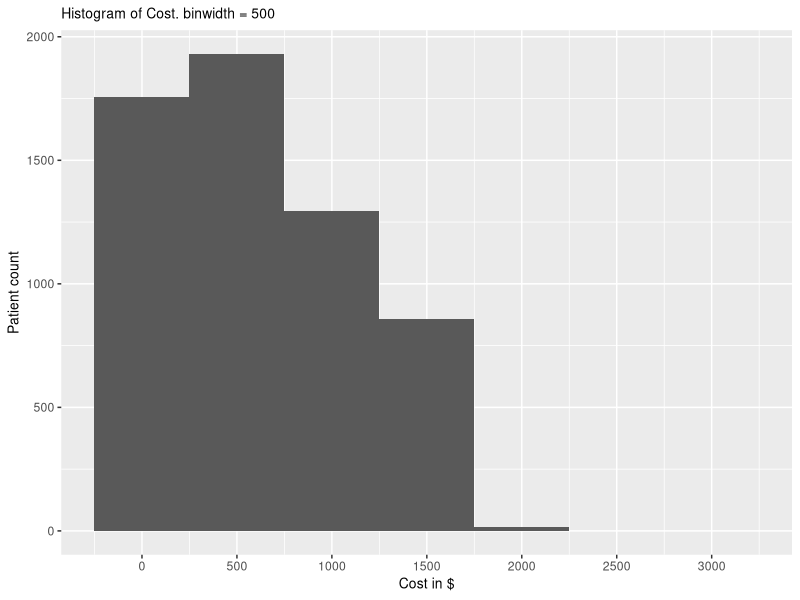
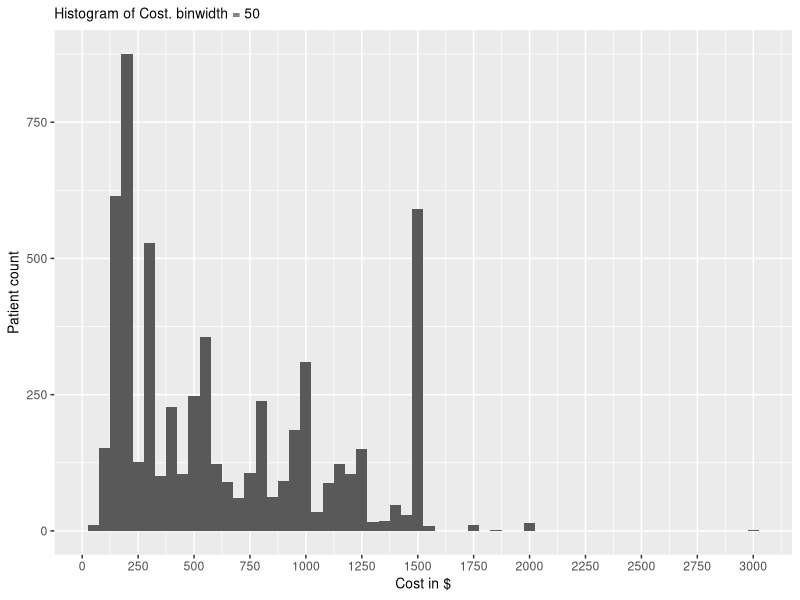
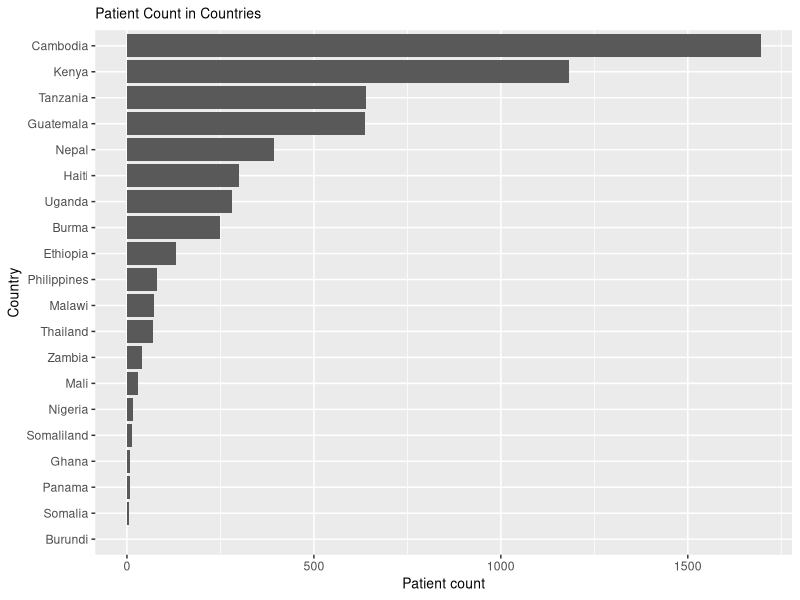
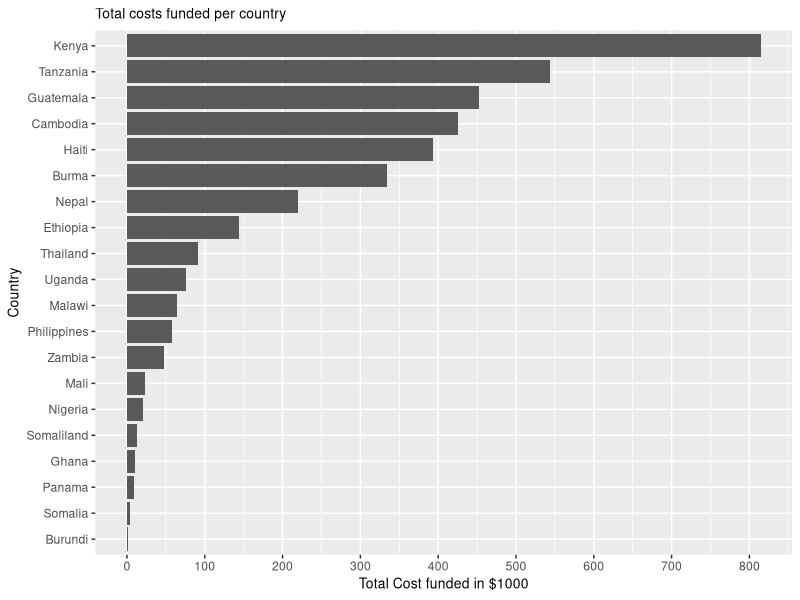
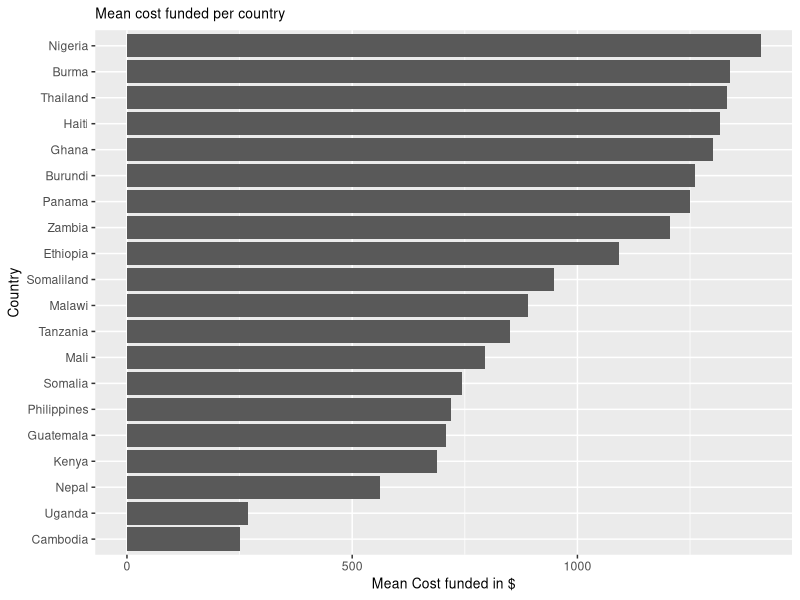
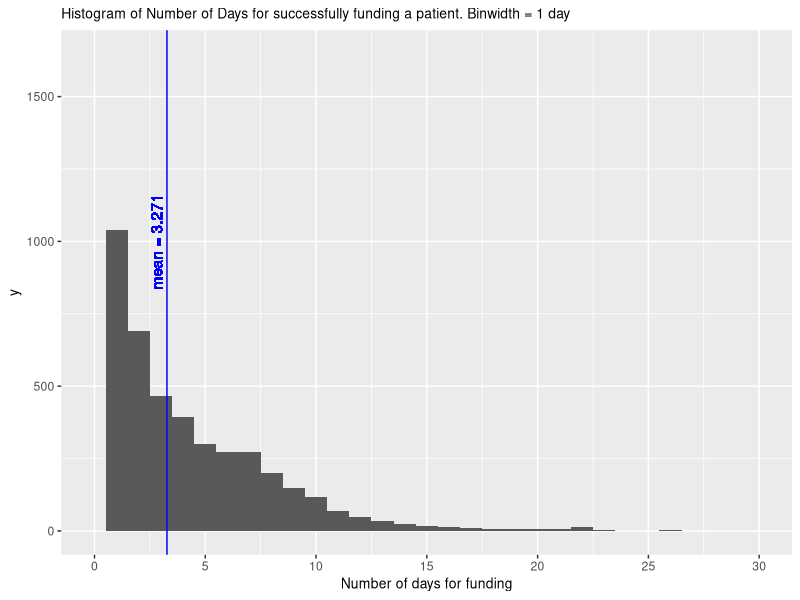
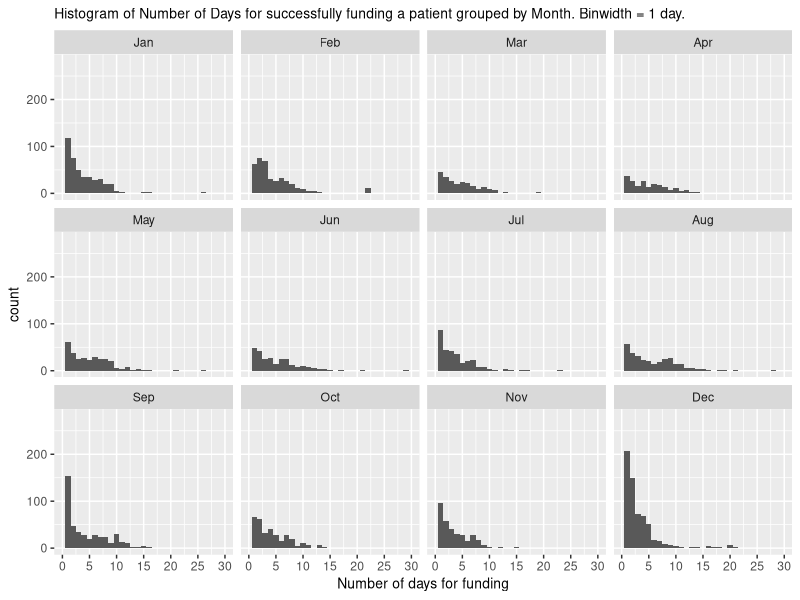
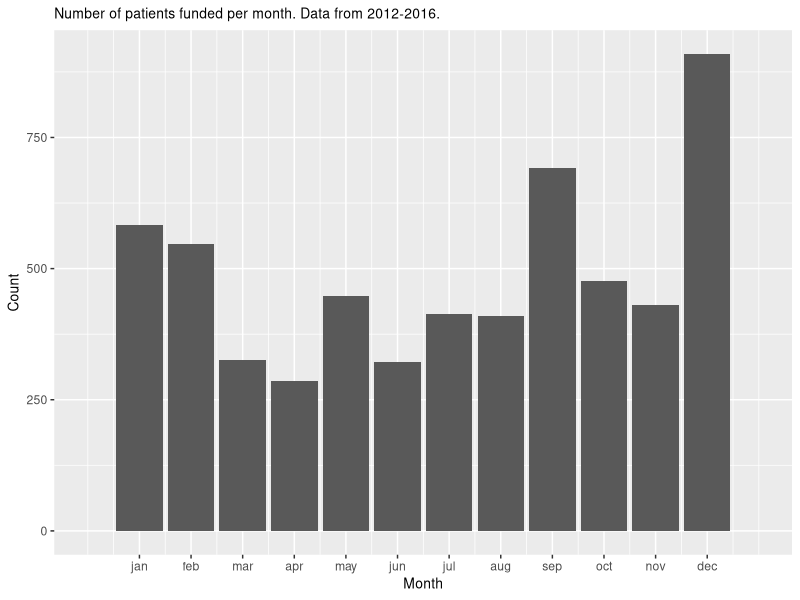

The R script that drew these images, in order:
## ---- chunk 1
library(dplyr)
library(ggplot2)

patientDF <- read.csv("Patients.csv", sep = ',')

# plot text adjustments
eleText <- element_text(size=10)
## ---- chunk 2
names(patientDF)
## ---- chunk 3
#To Analyze the data, we will add two more columns to the data set - "yearFunded" & "monthFunded".
patientDF$yearFunded <- as.numeric(strftime(as.Date(patientDF$Date.Funded), format = "%Y"))
patientDF$monthFunded <- as.numeric(strftime(as.Date(patientDF$Date.Funded), format = "%m"))
patientDF$monthFundedWord <- strftime(as.Date(patientDF$Date.Funded), format = "%b")
## ---- chunk 4
patientDF$Cost <- as.numeric(gsub("[$,]","", patientDF$Cost))
ggplot(data = patientDF, aes(x=Cost)) +
  geom_histogram(binwidth = 500) +
  scale_x_continuous(breaks = seq(0, max(patientDF$Cost), by=500)) +
  labs(title = "Histogram of Cost. binwidth = 500") +
  ylab("Patient count") +
  xlab("Cost in $") + 
  theme(plot.title = eleText, axis.title = eleText)

ggplot(data = patientDF, aes(x=Cost)) +
  geom_histogram(binwidth = 50) +
  scale_x_continuous(breaks = seq(0, max(patientDF$Cost), by=250)) +
  labs(title = "Histogram of Cost. binwidth = 50") +
  ylab("Patient count") +
  xlab("Cost in $") +
  theme(plot.title = eleText, axis.title = eleText)
## ---- chunk 5
summary(patientDF$Cost)
## ---- chunk 6
pByCountry <- group_by(patientDF, Country)
pCount_byCountry <- summarise(pByCountry, count = n())

pCount_byCountry$Country <- factor(pCount_byCountry$Country, levels = pCount_byCountry$Country[order(pCount_byCountry$count)])

ggplot(data = pCount_byCountry, aes(x = Country, y = count)) +
  geom_bar(stat = "identity") +
  coord_flip() +
  labs(title = "Patient Count in Countries") +
  ylab("Patient count") +
  theme(plot.title = eleText, axis.title = eleText)
## ---- chunk 7
cost_byCountry <- summarise(pByCountry, costCount = sum(Cost))

cost_byCountry$Country <- factor(cost_byCountry$Country, levels = cost_byCountry$Country[order(cost_byCountry$costCount)])

ggplot(data = cost_byCountry, aes(x = Country, y = costCount)) +
  geom_bar(stat= "identity") +
  coord_flip() +
  scale_y_continuous(ylab("Total Cost funded in $1000"), breaks = seq(0, 800000, by=100000), labels = seq(0, 800, by = 100)) +
  labs(title = "Total costs funded per country") +
  theme(plot.title = eleText, axis.title = eleText)
## ---- chunk 8
meancost_byCountry <- summarise(pByCountry, costCount = mean(Cost))

meancost_byCountry$Country <- factor(meancost_byCountry$Country, levels = meancost_byCountry$Country[order(meancost_byCountry$costCount)])

ggplot(data = meancost_byCountry, aes(x = Country, y = costCount)) +
  geom_bar(stat= "identity") +
  coord_flip() +
  scale_y_continuous(ylab("Mean Cost funded in $")) +
  labs(title = "Mean cost funded per country") +
  theme(plot.title = eleText, axis.title = eleText)
## ---- chunk 9
patientDF$numDaysFunded <- as.numeric(as.Date(patientDF$Date.Funded) - as.Date(patientDF$Date.Posted))
#nonNADaysFundedData = patientDF[!is.na(patientDF$numDaysFunded),]
nonNADaysFundedData = subset(patientDF, !is.na(patientDF$numDaysFunded))
summary(nonNADaysFundedData$numDaysFunded)

## ---- chunk 10
meanNumDays = mean(nonNADaysFundedData$numDaysFunded);
ggplot(data = nonNADaysFundedData, aes(x=numDaysFunded)) +
  geom_histogram(binwidth = 1) +
  scale_x_continuous(limits = c(0, 30), xlab("Number of days for funding"), breaks = seq(0, 30, by=5)) +
  geom_vline(xintercept = meanNumDays, color = "blue") +
  geom_text(aes(x=meanNumDays, label="mean = 3.271", y= 1000), colour="blue", angle=90, vjust = -0.4, fontface = 'plain') +
  labs(title = "Histogram of Number of Days for successfully funding a patient. Binwidth = 1 day") + 
  theme(plot.title = eleText, axis.title = eleText)
## ---- chunk 11
daysFunded_byMonth <- group_by(nonNADaysFundedData, monthFunded, monthFundedWord)
meanNumDaysFunded_byMonth <- summarise(arrange(daysFunded_byMonth, monthFunded), meanDaysFunded = mean(numDaysFunded))

# fix levels from Jan - Dec (instead of alphabetical order)
nonNADaysFundedData$monthFundedWord <- factor(nonNADaysFundedData$monthFundedWord, levels = meanNumDaysFunded_byMonth$monthFundedWord)

ggplot(data = nonNADaysFundedData, aes(x=numDaysFunded)) +
  geom_histogram(binwidth = 1) +
  scale_x_continuous(limits = c(0, 30), xlab("Number of days for funding"), breaks = seq(0, 30, by=5)) +
  facet_wrap(~monthFundedWord) +
  labs(title = "Histogram of Number of Days for successfully funding a patient grouped by Month. Binwidth = 1 day.") +
  theme(plot.title = eleText, axis.title = eleText)

#geom_vline(data = meanNumDaysFunded_byMonth, aes(xintercept=meanDaysFunded), color = "blue") +
#  geom_text(data = meanNumDaysFunded_byMonth, aes(x=meanDaysFunded, label=round(meanDaysFunded, digits = 1), y= 275), colour="blue", angle=90, vjust = 1.1, fontface = 'plain') +
## ---- chunk 12
patientDF$monthFunded <- as.numeric(strftime(as.Date(patientDF$Date.Funded), format = "%m"))

pbyMonthFunded <- group_by(patientDF, monthFunded)
pcountByMonthFunded <- summarise(pbyMonthFunded, count = n())
# drop na month. Since the count is very small for na(12). safe to do 
pcountByMonthFunded <- pcountByMonthFunded[!is.na(pcountByMonthFunded$monthFunded),]
ggplot(data = pcountByMonthFunded, aes(x=monthFunded, y = count)) +
  geom_bar(stat = "identity") +
  scale_x_continuous(labels = c("jan", "feb", "mar", "apr", "may", "jun", "jul", "aug", "sep", "oct", "nov", "dec"), breaks = seq(1, 12, by = 1), limits = c(0, 13) ) +
  labs(title = "Number of patients funded per month. Data from 2012-2016.") +
  xlab("Month") +
  ylab("Count") +
  theme(plot.title = eleText, axis.title = eleText)
## ---- chunk 13
nonNAMonthsData <- patientDF[!is.na(patientDF$monthFunded), ]
ggplot(data = nonNAMonthsData, aes(x=monthFunded)) +
  geom_bar() +
  scale_x_continuous(labels = c("jan", "feb", "mar", "apr", "may", "jun", "jul", "aug", "sep", "oct", "nov", "dec"), breaks = seq(1, 12, by = 1), limits = c(0, 13) ) +
  facet_wrap(~yearFunded, ncol = 1) +
  ylab("Patients Funded") +
  xlab("Month") +
  labs(title = "Patients funded per month from 2012-2016") +
  theme(plot.title = eleText, axis.title = eleText)
## ---- chunk 14
pdf_byYearFunded <- group_by(patientDF, yearFunded)
pbyYearFunded <- summarise(pdf_byYearFunded, count = n())

count_2016 <- pbyYearFunded[pbyYearFunded$yearFunded == 2016 & !is.na(pbyYearFunded$yearFunded),2]

# There are some NA values here (12), which are excluded
ggplot(data = pbyYearFunded, aes(x = yearFunded, y = count)) +
  geom_bar(stat = "identity") +
  xlab("Year") +
  ylab("Patient Count") +
  labs(title = "Patient successfully funded per year") +
  theme(plot.title = eleText, axis.title = eleText) +
  geom_hline(yintercept = 467, color = "green", linetype="dashed") + 
  geom_text(aes(y=467, label="2016. Until Feb.", x= 2016), colour="green", vjust = -0.4, fontface = 'plain')
